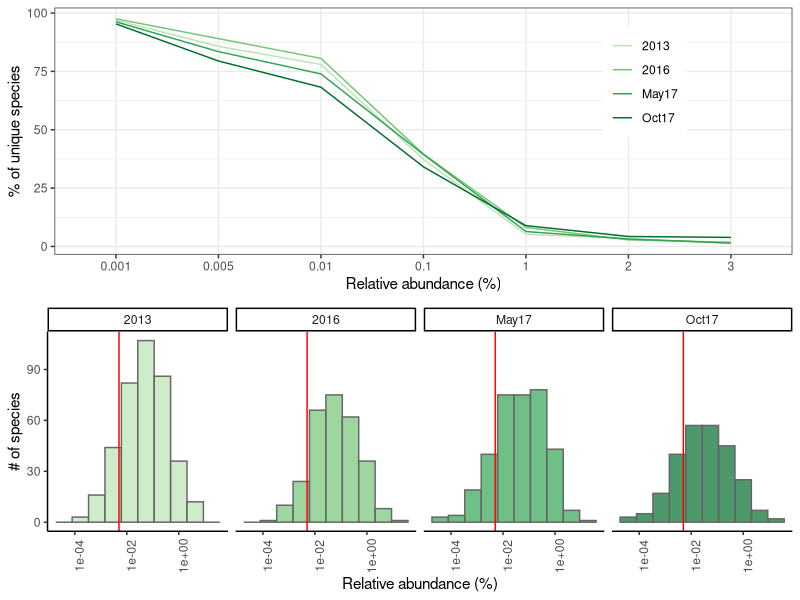
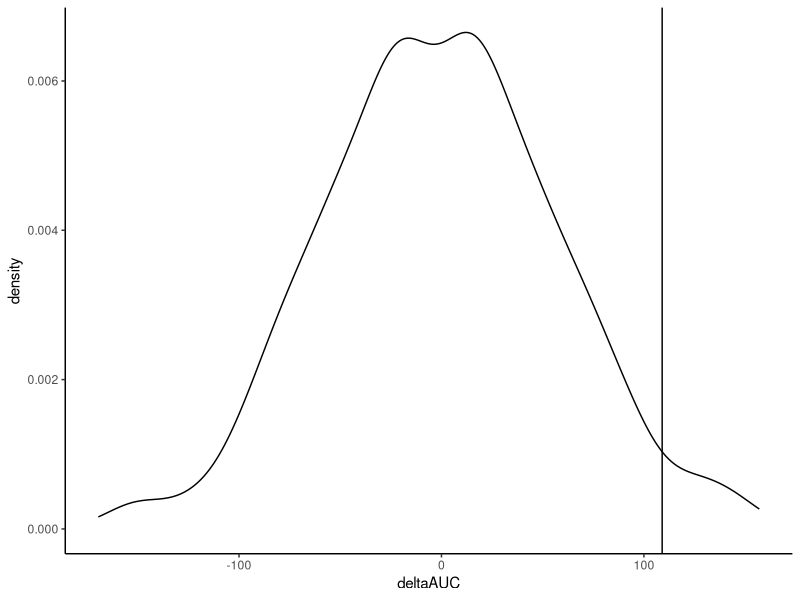
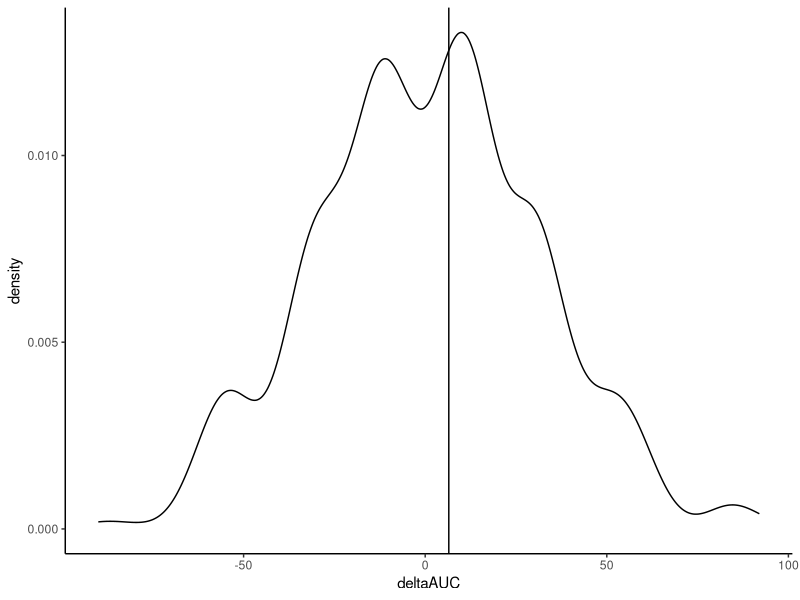
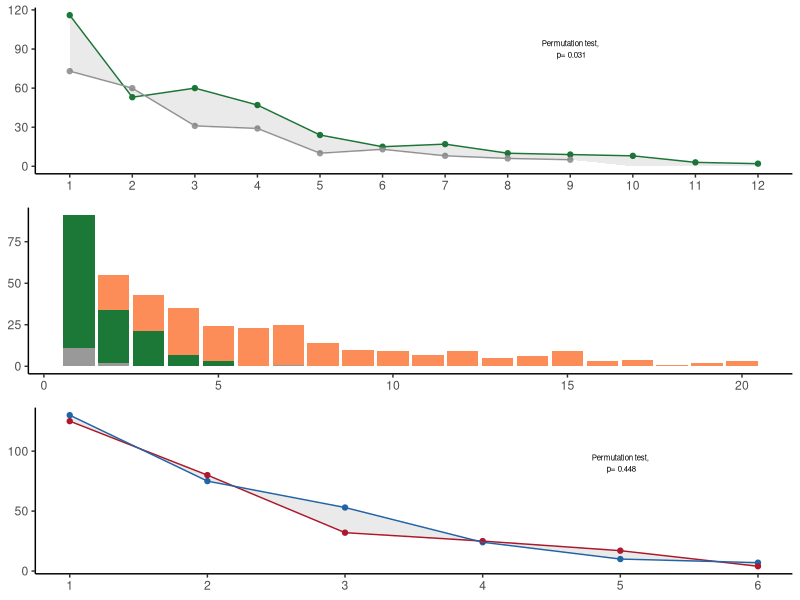
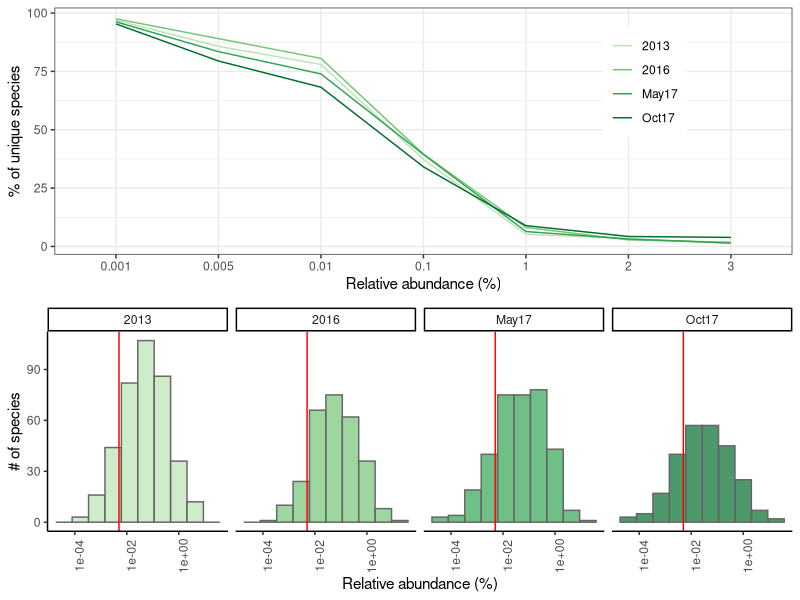
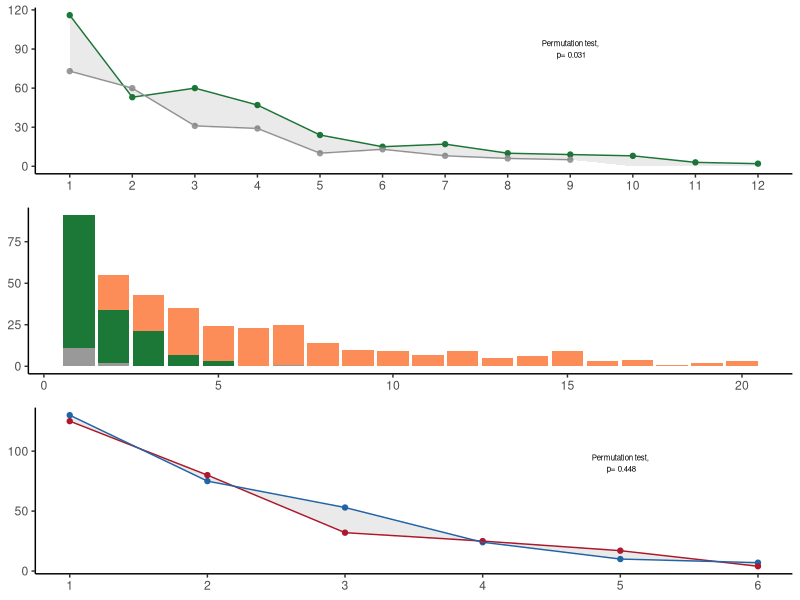

Here is the R script that generated these plots, in order:
## ---- chunk 1

library(tidyverse)
library(tidytext)

## ---- chunk 2

mapfile <- read.csv("../data/UCFMT1_METAmap.txt", sep = "\t")

## ---- chunk 3

org <- read.csv("../data/Metaphlan4/merged_metaphlan4.txt", 
                sep = "\t", header = F, 
                comment.char = "#")
org %>%
  filter(V1 != "clade_name") %>%
  # selecting only at strain level- contains all lineage- avoid duplicates
  filter(grepl("t__S", V1)) -> metaphlan
colnames(metaphlan) <- gsub(".mp.profile_sp", "", org[1,])

metaphlan %>%
  mutate(temp=clade_name) %>%
  separate(temp, c("Kingdom", "Phylum", "Class", 
                       "Order", "Family", "Genus", 
                       "Species", "marker"), sep = "[|]") %>%
  select(clade_name,Kingdom:marker) %>%
  mutate(sp_marker= gsub("t__", "", marker)) %>%
  mutate(sp_marker=gsub("_group", "", sp_marker))-> lineage

## ---- chunk 4

metaphlan %>%
  gather(sample, abundance, -clade_name) %>%
  #filtering donor B markers
  filter(str_detect(sample, "DonorB_D_")) %>%
  #any marker with abundance > 0
  #markers that were present in at least one donor B sample
  filter(!is.na(abundance)) %>%
  filter(as.numeric(abundance) > 0) %>%
  mutate(sample= gsub("DonorB_D_", "", sample)) -> donorB_species

# a function to filter species above cutoff:
Fpos_finder2 <- function(table, cutoff){
  # total number of unqiue species in each sample
  table %>%
    group_by(sample) %>%
    summarise(total=n()) -> total.species
  
  # total number of unique marker above cutoff
  table %>%
    mutate(relative_abund= abundance) %>%
    filter(relative_abund >= cutoff) %>%
    group_by(sample) %>%
    summarise(pos_n=n()) %>%
    left_join(total.species) %>%
    mutate(pos_p=pos_n/total * 100) %>%
    mutate(cutoff=paste(cutoff))
}

cols <- c("2013" = "#bae4b3",
          "2016" = "#74c476", 
          "May17" = "#31a354",
          "Oct17" = "#006d2c")

# comparison of detection cut-offs
Fpos_visualizer2 <- function(table) {
  
  vector <- c(0.001, 0.005, 0.01, 0.1, 1, 2, 3)
  vector <- as.character(vector)  # Convert vector to character for proper factor levels
  
  res <- list()
  for (i in vector) {
    res[[i]] <- Fpos_finder2(table, as.numeric(i))
  }
  
  tbl <- do.call(rbind.data.frame, res)
  tbl$cutoff <- factor(tbl$cutoff, levels = vector)
  
  ggplot(tbl, aes(cutoff, pos_p, color = sample, fill=sample)) +
    geom_line(aes(group = sample)) +
    scale_color_manual(values = cols) +
    scale_fill_manual(values = cols) +
    theme_bw() +
    theme(legend.position = c(0.8,0.7),
          legend.title = element_blank()) +
    xlab("Relative abundance (%)") +
    ylab("% of unique species")
}

p1 <- Fpos_visualizer2(donorB_species)

p2 <- donorB_species %>%
  ungroup() %>%
  group_by(sample) %>%
  summarise(percent=as.numeric(abundance)/sum(as.numeric(abundance)) * 100) %>%
ggplot(aes(x=percent, fill=sample, color=sample)) +
    geom_histogram(position="identity", colour="grey40", alpha=0.7, bins = 10) +
    scale_x_log10() +
    facet_grid(. ~ sample) +
    geom_vline(xintercept = 0.005, color = "red") +
    scale_fill_manual(values = cols) +
    theme_classic() +
    theme(legend.position = "none",
          axis.text.x = element_text(angle = 90)) +
  xlab("Relative abundance (%)") +
  ylab("# of species")

cowplot::plot_grid(p1, p2, ncol = 1)
ggsave("../figs/reads_species_cutoff.png",
       width = 14, height = 14, units = "cm")

## ---- chunk 5

metaphlan %>%
  gather(sample, abundance, -clade_name) %>%
  #filtering donor B markers
  filter(str_detect(sample, "DonorB_D_")) %>%
  #any marker with abundance > 0
  #markers that were present in at least one donor B sample
  filter(!is.na(abundance)) %>%
  filter(as.numeric(abundance) > 0) %>%
  mutate(sample= gsub("DonorB_D_", "", sample)) -> donorB_species

mapfile %>% select(Study_ID, Treatment, Timepoint) -> map

##### seting engraftment cut-off
# based on donor B benchmarking data: 0.005 (as shown above)
# minimum relative abundance detected maximum (top quartile) of species
cutoff= 0.005
######

# working with only donor B species that meeet cutoff
# > average of minimum detections
donorB_species %>%
  filter(as.numeric(abundance) > cutoff) -> donorB_species


donorB_species %>%
  select(clade_name) %>% distinct() %>%
  pull() -> B_species

## ---- chunk 6

metaphlan %>%
  rename(Marker = "clade_name") -> marker_lvl_RA


#write.csv(marker_lvl_RA, "../data/species_lvl_RA.csv",
#          quote = F, row.names = F)

## ---- chunk 7
# Make the marker data frame long
mark_to_long = function(marker_lvl, strains) {
    # This can be done once. It doesn't need to be repeated each time
    # convert marker-lvl to long format and make StudyID variable to match mapfile
    # and select only donor's strains
    marker_lvl %>%
        filter(Marker %in% strains) %>%
        gather(sample, abundance, -Marker) %>%
        mutate(Study_ID = case_when(
            str_detect(sample,"PMCL") ~ paste(gsub("_.*", "",sample)),
            TRUE ~ paste(sample))) -> long_markerlvl
    return(long_markerlvl)
}

################################################################################
# a function to detect common engraftment based on strains (metaphlan markers)
################################################################################
get_engraft <- function(long_markerlvl, mapfile, cutoff=cutoff, ...){
  # complete list of engrafted
  engraft <- (long_markerlvl 
              %>% left_join(mapfile) 
              %>% filter(...)
              %>% spread(Timepoint, abundance, fill = 0) 
              %>% filter(WK0 <= 0 & WK6 > cutoff) 
              %>% select(Marker, Study_ID, WK6) 
              %>% spread(Study_ID, WK6, fill = 0) 
              %>% gather(Study_ID, WK6, -Marker)
              %>% left_join(mapfile))
    return(engraft)
}

count_engraft <- function(engraft, group_cols){
  # Count how many markers engrafted in how many patients
  g1 = group_cols
  g2 = c('Marker', group_cols)
  ct_df = (engraft
           %>% group_by(.[,g2])
           %>% summarize(n = sum(WK6 > 0))
           %>% pivot_wider(names_from = {{ g1 }},
                           values_from = n)
           %>% ungroup()
           %>% mutate(Total = rowSums(across(2:ncol(.)))))
    # Uncomment the next bit if you want the cumulative sums, but it adds 0.8s
    # to the run time!
    # ct_df = (ct_df
    #          %>% mutate(n = rev(cumsum(rev(n))))) 
    return(ct_df)
    
}

################################################################################


## ---- chunk 8

# Remove unnecessary columns from the mapfile to speed up the loop (saves 10s per 
# loop)
map_mod = (mapfile
           %>% select(Study_ID, Timepoint, Treatment, Fig_lab))

# Converting the markers to long format only needs to be done once, saves 5s per
# loop
markers_long = mark_to_long(marker_lvl_RA, B_species)

cts = (markers_long
       %>% get_engraft(map_mod, cutoff, 
                       Treatment %in% c('FMT', 'Placebo'))
       %>% count_engraft(group_cols = 'Treatment')
       %>% mutate(Uniqueness = 
                    case_when(FMT == 0 & Placebo == 0 ~ 'zero',
                              FMT == 0 ~ 'Placebo',
                              Placebo == 0 ~ 'FMT',
                              TRUE ~ 'Both'),
                  it = 'observed'))
npts_tx = rbind(
  (cts
   %>% count(FMT)
   %>% rename(Npts = FMT)
   %>% mutate(Treatment = 'FMT')),
  (cts
   %>% count(Placebo)
   %>% rename(Npts = Placebo)
   %>% mutate(Treatment = 'Placebo')))

fmt_fn = with(filter(npts_tx, Treatment == 'FMT'),
              approxfun(Npts, n))
plc_fn = with(filter(npts_tx, Treatment == 'Placebo'),
               approxfun(Npts, n))
fmt_auc = with(filter(npts_tx, Treatment == 'FMT'),
                   integrate(fmt_fn, 1, max(Npts))$value)
plc_auc = with(filter(npts_tx, Treatment == 'Placebo'),
                   integrate(plc_fn, 1, max(Npts))$value)
obs_d_auc = fmt_auc - plc_auc

obs_d_auc
## ---- chunk 9

# load data:
auc_null<- read.csv("../permut_data/species_auc_null.txt",
                    sep = "\t")

# Get the observed FMT values
ggplot(data.frame(auc_null), aes(x = deltaAUC)) +
    geom_density() +
    geom_vline(xintercept = obs_d_auc) +
  theme_classic()

# Place that difference on the null distribution of differences and get its p-value
quant_fun = ecdf(auc_null[,1])
auc_pval = 1 - quant_fun(obs_d_auc)
auc_pval

# merging the results together:
plt_df = filter(npts_tx, Npts > 0)
ribdat = plt_df %>% spread(Treatment, n, fill = 0)
  
cols <- c("FMT" = "#1b7837",
          "Placebo" = "#999999")

f1 <- ggplot(plt_df, aes(Npts, n, color=Treatment)) +
  geom_point() + geom_line() +
  geom_ribbon(data = ribdat, aes(ymin=Placebo,ymax=FMT, x = Npts),
              linetype=2, alpha=0.1, inherit.aes = FALSE)+
  annotate("text", x=9, y=90, size=2,
          label= paste("Permutation test,\n p=", auc_pval, sep = " ")) +
  scale_x_continuous(breaks = seq(0, max(plt_df$Npts), 1)) +
  scale_color_manual(values = cols) +
  theme_classic() +
  theme(legend.position = "none",
        legend.title = element_blank(),
        axis.title = element_blank())
## ---- chunk 10

plt2_df = (cts
           %>% count(Total, Uniqueness)
           %>% group_by(Total))


cols <- c("FMT" = "#1b7837",
          "Placebo" = "#999999",
          "Both" = "#fc8d59")

f2 <- ggplot(plt2_df, aes(x = Total, y = n, fill = Uniqueness)) +
  geom_bar(stat = 'identity') +
  scale_fill_manual(values = cols) +
  theme_classic() +
  theme(legend.position = "none",
        axis.title = element_blank()) 

## ---- chunk 11

# Remove unnecessary columns from the mapfile to speed up the loop (saves 10s per 
# loop)
map_mod = (mapfile
           %>% filter(Treatment == 'FMT')
           %>% select(Study_ID, Timepoint, Remission, Fig_lab))

fmt_cts = (markers_long
       %>% get_engraft(map_mod, cutoff, 
                       Remission %in% c('Res', 'NoRes'))
       %>% count_engraft(group_cols = 'Remission')
       %>% mutate(Uniqueness = 
                    case_when(Res == 0 & NoRes == 0 ~ 'zero',
                              Res == 0 ~ 'NoRes',
                              NoRes == 0 ~ 'Res',
                              TRUE ~ 'Both'),
                  it = 'observed'))
npts_fmt = rbind(
  (fmt_cts
   %>% count(Res)
   %>% rename(Npts = Res)
   %>% mutate(Remission = 'Res')),
  (fmt_cts
   %>% count(NoRes)
   %>% rename(Npts = NoRes)
   %>% mutate(Remission = 'NoRes')))

res_fn = with(filter(npts_fmt, Remission == 'Res'),
              approxfun(Npts, n))
nrs_fn = with(filter(npts_fmt, Remission == 'NoRes'),
               approxfun(Npts, n))
res_auc = with(filter(npts_fmt, Remission == 'Res'),
               sum(integrate(res_fn, 0, 1)$value,
                   integrate(res_fn, 1, max(Npts))$value))
nrs_auc = with(filter(npts_fmt, Remission == 'NoRes'),
               sum(integrate(nrs_fn, 0, 1)$value,
                   integrate(nrs_fn, 1, max(Npts))$value))
rm_d_auc = res_auc - nrs_auc


## ---- chunk 12

# load data:
rm_auc_null <- read.csv("../permut_data/species_remission_auc_null.txt",
                    sep = "\t")

# Get the observed FMT values
ggplot(data.frame(rm_auc_null), aes(x = deltaAUC)) +
    geom_density() +
    geom_vline(xintercept = rm_d_auc) +
  theme_classic()

# Place that difference on the null distribution of differences and get its p-value
quant_fun = ecdf(rm_auc_null[,1])
auc_pval = 1 - quant_fun(rm_d_auc)
auc_pval

# merging the results together:
plt_df = filter(npts_fmt, Npts > 0)
ribdat = plt_df %>% spread(Remission, n, fill = 0)


cols <- c("Res" = "#2166ac",
          "NoRes" = "#b2182b")
  
f3 <- ggplot(plt_df, aes(Npts, n, color=Remission)) +
  geom_point() + geom_line() +
  geom_ribbon(data = ribdat, aes(ymin=NoRes,ymax=Res, x = Npts),
              linetype=2, alpha=0.1, inherit.aes = FALSE)+
  scale_x_continuous(breaks = seq(0, max(plt_df$Npts), 1)) +
  annotate("text", x=5, y=90, size=2,
           label= paste("Permutation test,\n p=", auc_pval, sep = " ")) +
  scale_color_manual(values = cols) +
  theme_classic() +
  theme(legend.position = "none",
        axis.title = element_blank())

## ---- chunk 13

cowplot::plot_grid(f1, f2, f3, ncol = 1, hjust = T, vjust = T)
ggsave("../figs/reads_CESp.png",
       width = 6, height = 12, units = "cm")
